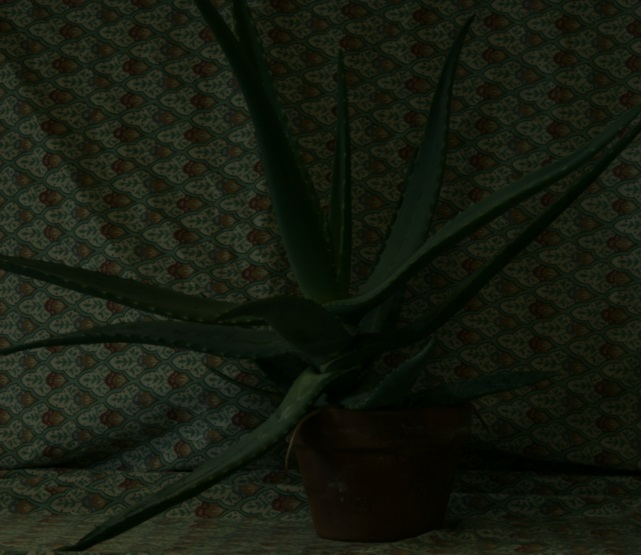
%> input picture IP_HW3/Image/aloe.jpg, 641 x 555 px
$ octave --eval "RgbToHsiLightness('Image/aloe.jpg');"   (GNU Octave 9; MATLAB toolbox functions it lacks are replaced by stand-ins)
%> lines starting %> are read from the running program, lines starting %| are printed output that depends on the picture; in (x1, y1, x2, y2) boxes, pixels count from 0 and x2, y2 are one past the last pixel; in counts of white or black regions, pixels touching at a corner belong together; the program's own positions count from 1
function RgbToHsiLightness(x)
%> called with x = 'Image/aloe.jpg'

    F = imread(x);
%> F is the input picture: size 555x641x3 uint8; mean R, G, B 21.4, 26.5, 14.8
    F = im2double(F);
%> F: size 555x641x3 double
    r = F(:,:,1);
    g = F(:,:,2);
    b = F(:,:,3);
    th = acos((0.5*((r-g)+(r-b)))./((sqrt((r-g).^2+(r-b).*(g-b)))+eps));
    H = th;
    H(b > g) = 2*pi-H(b>g);
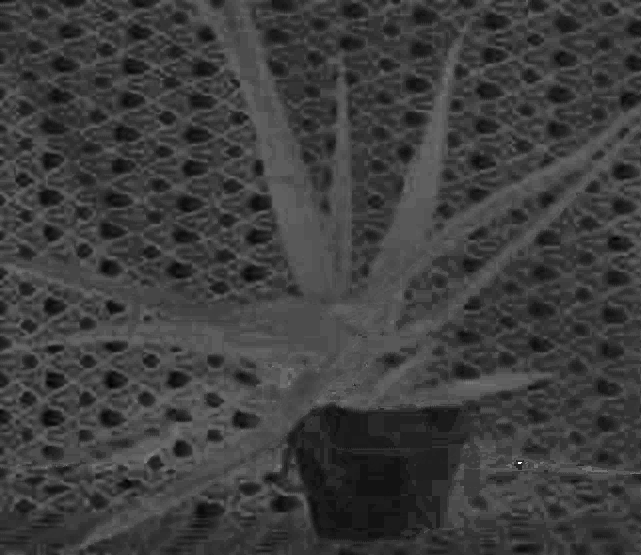
%> H: size 555x641 double; min 0.156, max 5.76, mean 1.52; drawn with min black and max white
    H = H/(2*pi);
    S = 1-3.*(min(min(r,g),b))./(r+g+b+eps);
    I = (r+g+b)/3;
    hsi = cat(3,H,S,I);
    HE = H*2*pi;
    HE = adapthisteq(HE);
    HE = HE/(2*pi);
    SE = adapthisteq(S);
    IE = adapthisteq(I);
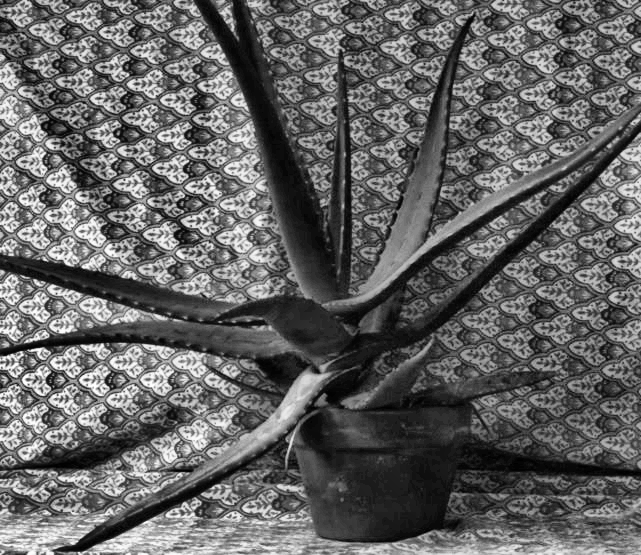
%> IE: size 555x641 double; min 0, max 1, mean 0.392

    figure('Name','HSI Lightness Enhancement','NumberTitle','off'),
    subplot(3,4,1);imshow(F),title('Original RGB Image');
    subplot(3,4,5);imshow(hsi),title('Original HSI Image');
    subplot(3,4,2);imshow(H),title('Hue');
    subplot(3,4,6);imshow(S),title('Saturation');
    subplot(3,4,10);imshow(I),title('Intensity');

    RV=cat(3,H,S,I);
    C=hsitorgb(RV);
%> in hsitorgb, `id = find((0<=HV)& (HV<2*pi/3));`: id = 336177 values from 1 to 355755
%> in hsitorgb, `id = find((2*pi/3<=HV)& (HV<4*pi/3));`: id = 19571 values from 66 to 355692
%> in hsitorgb, `R(id) = IV(id).*(1-SV(id));`: R: size 555x641 double; min 0, max 0.275, mean 0.0841; mean of the top-left, top-right, bottom-left and bottom-right quarters 0.103, 0.0729, 0.11, 0.0517
%> in hsitorgb, `G(id) = IV(id).*(1+SV(id).*cos(HV(id)-2*pi/3)./cos(pi-HV(id)));`: G: size 555x641 double; min 0, max 0.282, mean 0.104; mean of the top-left, top-right, bottom-left and bottom-right quarters 0.123, 0.0945, 0.134, 0.0644
%> in hsitorgb, `B(id) = 3*IV(id)-(R(id)+G(id));`: B: size 555x641 double; min 0, max 0.239, mean 0.0579; mean of the top-left, top-right, bottom-left and bottom-right quarters 0.0722, 0.0476, 0.0853, 0.0268
%> in hsitorgb, `id = find((4*pi/3<=HV)& (HV<2*pi));`: id = [287953; 287954; 288508; 288509; 289063; 289064; 289618]
    subplot(3,4,3);imshow(C),title('RGB Hue');
    RV=cat(3,H,SE,I);
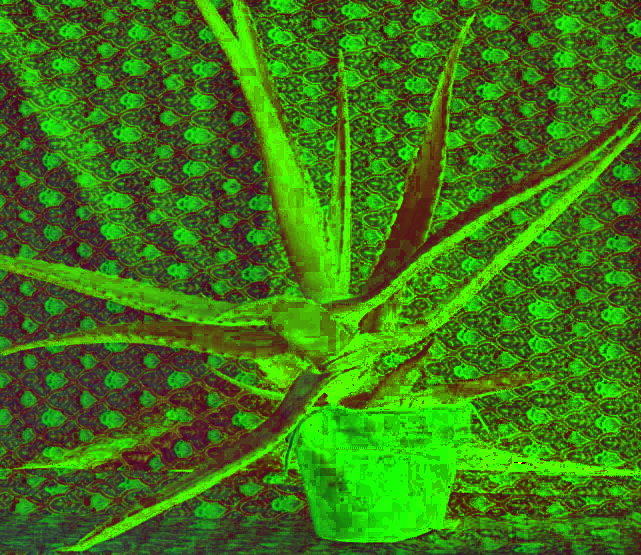
%> RV: size 555x641x3 double; mean R, G, B 0.242, 0.472, 0.082
    C=hsitorgb(RV);
%> in hsitorgb (call 2), `id = find((0<=HV)& (HV<2*pi/3));`: id = 336177 values from 1 to 355755
%> in hsitorgb (call 2), `id = find((2*pi/3<=HV)& (HV<4*pi/3));`: id = 19571 values from 66 to 355692
%> in hsitorgb (call 2), `R(id) = IV(id).*(1-SV(id));`: R: size 555x641 double; min 0, max 0.29, mean 0.0853
%> in hsitorgb (call 2), `G(id) = IV(id).*(1+SV(id).*cos(HV(id)-2*pi/3)./cos(pi-HV(id)));`: G: size 555x641 double; min 0, max 0.307, mean 0.108
%> in hsitorgb (call 2), `B(id) = 3*IV(id)-(R(id)+G(id));`:
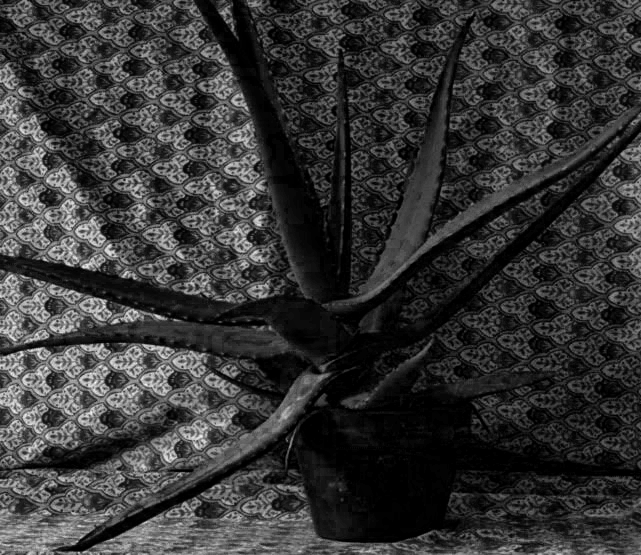
%> B: size 555x641 double; min 0, max 0.247, mean 0.0528; drawn with min black and max white
%> in hsitorgb (call 2), `id = find((4*pi/3<=HV)& (HV<2*pi));`: id = [287953; 287954; 288508; 288509; 289063; 289064; 289618]
%> in hsitorgb (call 2), `G(id) = IV(id).*(1-SV(id));`: G: size 555x641 double; min 0, max 0.307, mean 0.108; mean of the top-left, top-right, bottom-left and bottom-right quarters 0.129, 0.0961, 0.142, 0.0648
%> in hsitorgb (call 2), `B(id) = IV(id).*(1+SV(id).*cos(HV(id)-4*pi/3)./cos(5*pi/3-HV(id)));`: B: size 555x641 double; under 0.01% of pixels changed, all inside (x1, y1, x2, y2) = (518, 462, 522, 464)
%> in hsitorgb (call 2), `R(id) = 3*IV(id)-(G(id)+B(id));`: R: size 555x641 double; min 0, max 0.29, mean 0.0853; mean of the top-left, top-right, bottom-left and bottom-right quarters 0.105, 0.074, 0.11, 0.0522
    subplot(3,4,7);imshow(C),title('RGB Image - Saturation Equalized');
    RV=cat(3,H,S,IE);
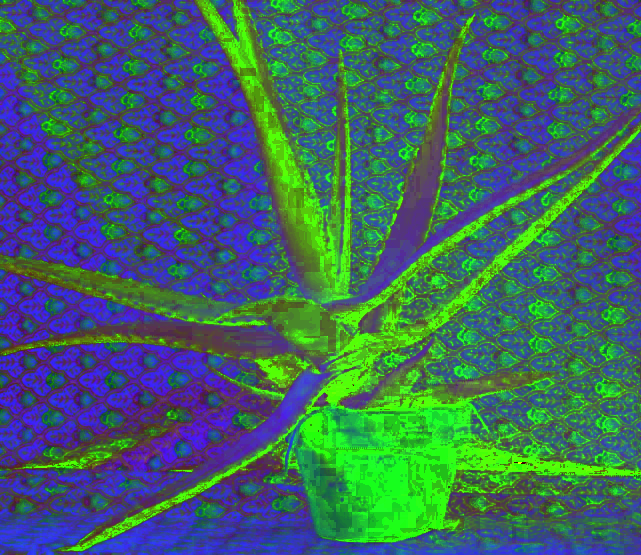
%> RV: size 555x641x3 double; mean R, G, B 0.242, 0.401, 0.392
    C=hsitorgb(RV);
%> in hsitorgb (call 3), `id = find((0<=HV)& (HV<2*pi/3));`: id = 336177 values from 1 to 355755
%> in hsitorgb (call 3), `id = find((2*pi/3<=HV)& (HV<4*pi/3));`: id = 19571 values from 66 to 355692
%> in hsitorgb (call 3), `R(id) = IV(id).*(1-SV(id));`: R: size 555x641 double; min 0, max 1.12, mean 0.403
%> in hsitorgb (call 3), `G(id) = IV(id).*(1+SV(id).*cos(HV(id)-2*pi/3)./cos(pi-HV(id)));`: G: size 555x641 double; min 0, max 1.17, mean 0.497
%> in hsitorgb (call 3), `B(id) = 3*IV(id)-(R(id)+G(id));`:
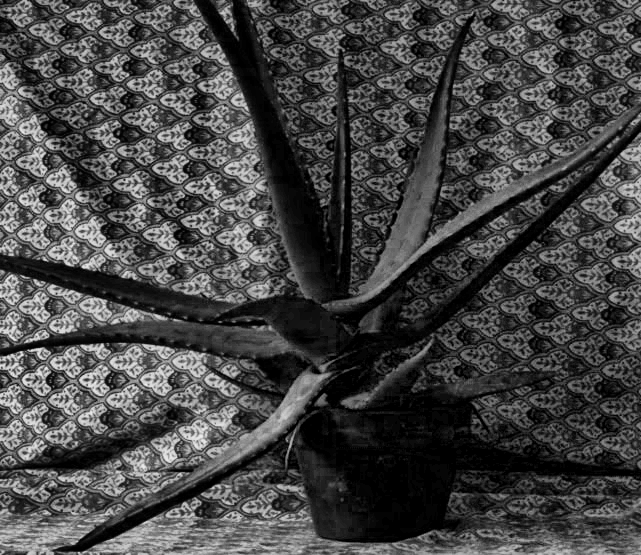
%> B: size 555x641 double; min 0, max 0.951, mean 0.277
%> in hsitorgb (call 3), `id = find((4*pi/3<=HV)& (HV<2*pi));`: id = [287953; 287954; 288508; 288509; 289063; 289064; 289618]
%> in hsitorgb (call 3), `R(id) = 3*IV(id)-(G(id)+B(id));`: R: size 555x641 double; min 0, max 1.12, mean 0.403; mean of the top-left, top-right, bottom-left and bottom-right quarters 0.451, 0.401, 0.456, 0.304
    subplot(3,4,11);imshow(C),title('RGB Image - Intensity Equalized');
    RV=cat(3,H,SE,IE);
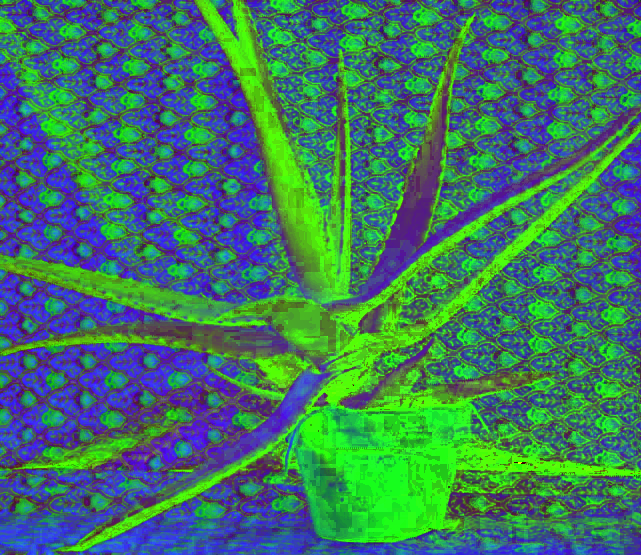
%> RV: size 555x641x3 double; mean R, G, B 0.242, 0.472, 0.392
    C=hsitorgb(RV);
    subplot(3,4,4);imshow(C),title('RGB Image - HSI Enhancement');

%     figure('Name','HSI Lightness Enhancement','NumberTitle','off'),
%     subplot(1,2,1);imshow(F),title('Original RGB Image');
%     subplot(1,2,2);imshow(C),title('Enhancement HSI Image');

end
function C = hsitorgb(hsi)
HV = hsi(:,:,1)*2*pi;
SV = hsi(:,:,2);
IV = hsi(:,:,3);
R = zeros(size(HV));
G = zeros(size(HV));
B = zeros(size(HV));
%RG Sector
id = find((0<=HV)& (HV<2*pi/3));
B(id) = IV(id).*(1-SV(id));
R(id) = IV(id).*(1+SV(id).*cos(HV(id))./cos(pi/3-HV(id)));
G(id) = 3*IV(id)-(R(id)+B(id));
%BG Sector
id = find((2*pi/3<=HV)& (HV<4*pi/3));
R(id) = IV(id).*(1-SV(id));
G(id) = IV(id).*(1+SV(id).*cos(HV(id)-2*pi/3)./cos(pi-HV(id)));
B(id) = 3*IV(id)-(R(id)+G(id));
%BR Sector
id = find((4*pi/3<=HV)& (HV<2*pi));
G(id) = IV(id).*(1-SV(id));
B(id) = IV(id).*(1+SV(id).*cos(HV(id)-4*pi/3)./cos(5*pi/3-HV(id)));
R(id) = 3*IV(id)-(G(id)+B(id));
C = cat(3,R,G,B);
C = max(min(C,1),0);
end
